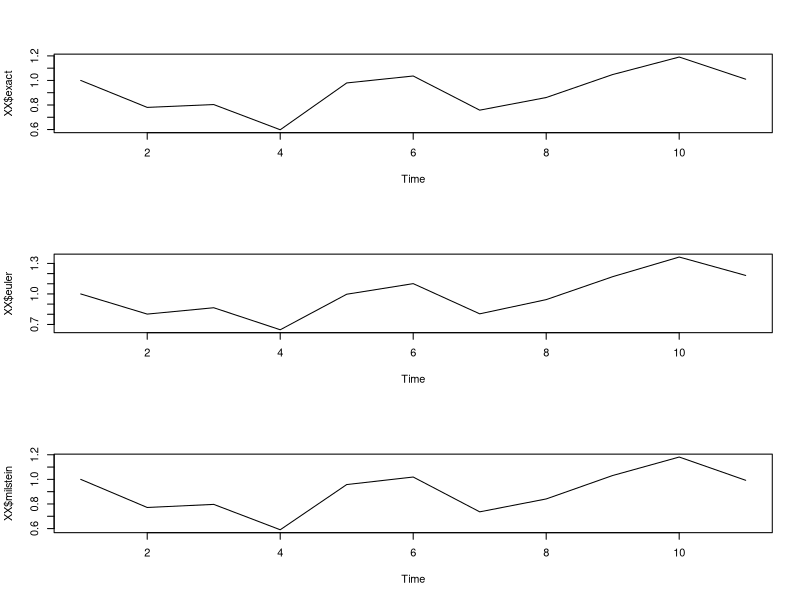
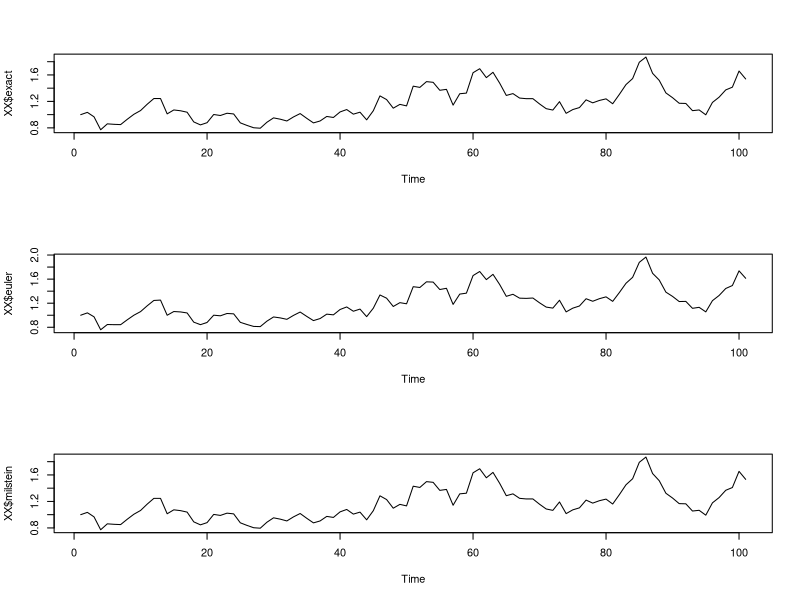
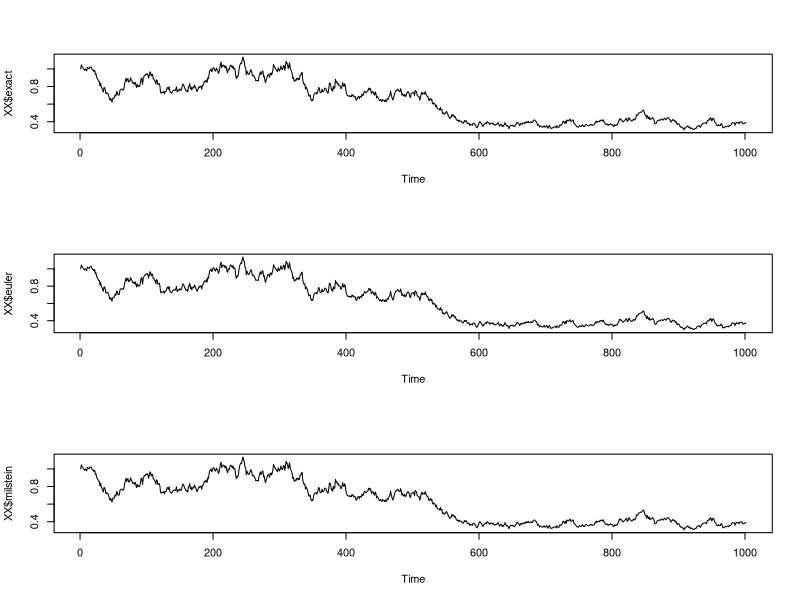
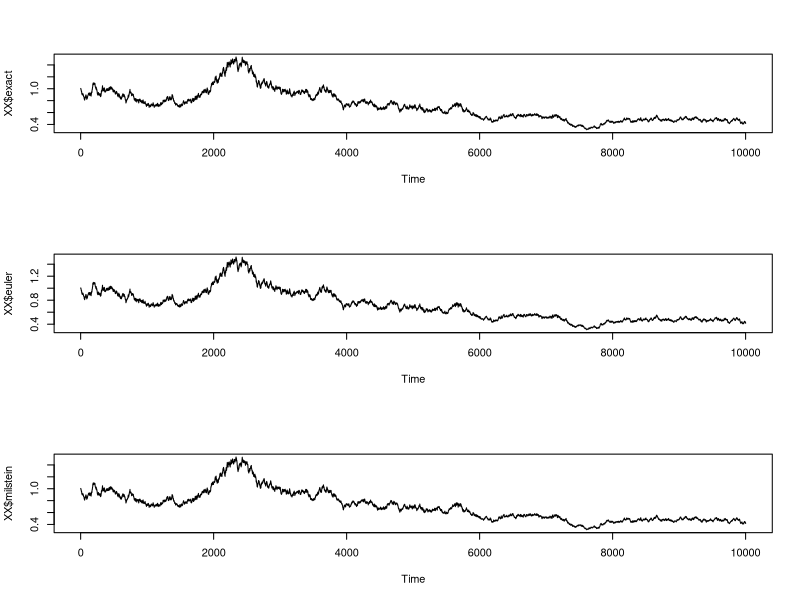
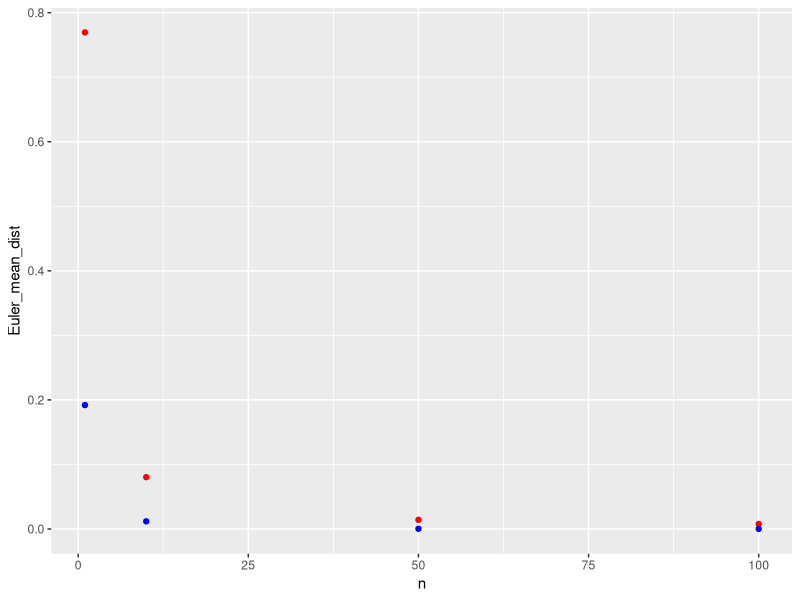
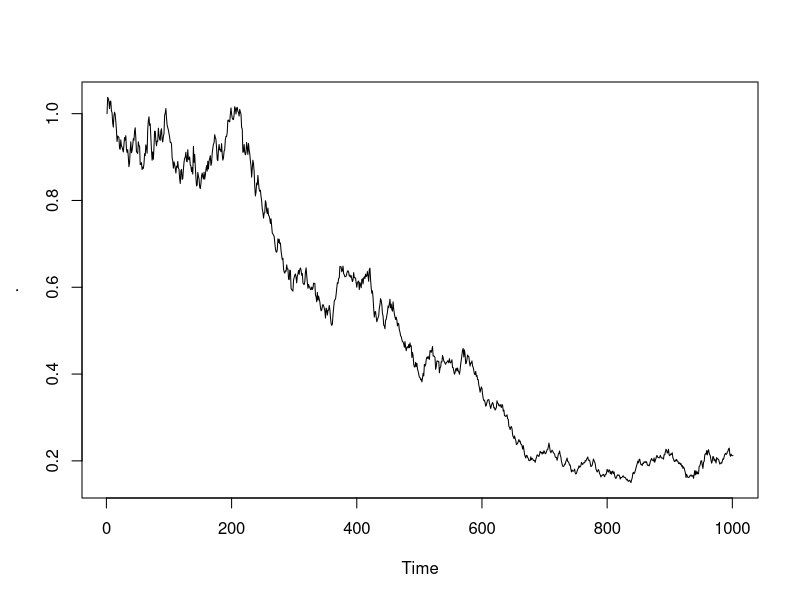

Write the R code that produced these figures, in order. (Note: a time limit stopped this script after it produced the figures.)
## ---- chunk 1
knitr::opts_chunk$set(echo = TRUE)
library(magrittr)
library(tidyverse)
## ---- chunk 2

set.seed(1)


sim_BM <- function(T_, delta) {
  tmesh <- seq(from = 0, to = T_, by = delta)
  N <- length(tmesh)
  step <- delta * T_
  Norm <- rnorm(N)
  B <- c(0, cumsum(sqrt(step) * Norm[-N]))
  output <- data.frame(B = B, Norm = Norm)
  return(output)
}

Z_t <- function(t, B) {
  exp(0.5 * t + B)
}

b <- function(t, X_t) {
  X_t - X_t^2
}

sigma <- function(t, X_t) {
  X_t
}

sigma_dif <- function(t, X_t) {
  1
}

approx_integral_exact_solution_Euler_sol_Milstein_sol <- function(delta, T_ = 1, b, sigma, x_0 = 0, Z_t, sigma_dif) {
  N_n <- ceiling(T_ / delta)
  tmesh <- seq(from = 0, to = T_, by = delta)
  sim_BM_result <- sim_BM(T_, delta)
  B <- sim_BM_result$B
  X <- c(0)
  X_2 <- c(x_0)
  X_3 <- c(x_0)
  step <- delta * T_
  for (k in 2:(N_n + 1)) {
    # Approximate integral
    X[k] <- X[k - 1] + Z_t(tmesh[k], B[k - 1]) * step
    # Euler scheme
    X_2[k] <- X_2[k - 1] + b(tmesh[k], X_2[k - 1]) * step +
      sigma(tmesh[k], X_2[k - 1]) * (B[k] - B[k - 1])
    # Milstein scheme
    X_3[k] <- X_3[k - 1] + b(tmesh[k], X_3[k - 1]) * step + sigma(tmesh[k], X_3[k - 1]) * (B[k] - B[k - 1]) +
      1 / 2 * sigma(tmesh[k - 1], X_3[k - 1]) * sigma_dif(tmesh[k - 1], X_3[k - 1]) * ((B[k] - B[k - 1])^2 - step)
  }

  XX <- Z_t(t = tmesh, B = B) / (1 + X)
  output <- data.frame(
    exact = XX,
    euler = X_2,
    milstein = X_3
  )
  return(output)
}

plot_sde <- function(n) {
  XX <- approx_integral_exact_solution_Euler_sol_Milstein_sol(
    delta = 1 / n,
    T_ = 1,
    b = b,
    sigma = sigma,
    x_0 = 1,
    Z_t = Z_t,
    sigma_dif = sigma_dif
  )
  par(mfrow = c(3, 1))
  plot.ts(XX$exact)
  plot.ts(XX$euler)
  plot.ts(XX$milstein)
  par(mfrow = c(1, 1))
}


plot_sde(10)
plot_sde(100)
plot_sde(1000)
plot_sde(10000)


# Exercise 6.
afstand_max <- function(a, b) {
  dist <- abs(a - b)^2
  max(dist)
}


MC_estimate_comparison <- function(n, MC_n) {
  MC <- data.frame()

  for (i in 1:MC_n) {
    output <- approx_integral_exact_solution_Euler_sol_Milstein_sol(
      delta = 1 / n,
      T_ = 1,
      b = b,
      sigma = sigma,
      x_0 = 1,
      Z_t = Z_t,
      sigma_dif = sigma_dif
    )
    MC[i, "Euler"] <- afstand_max(output$exact, output$euler)
    MC[i, "Milstein"] <- afstand_max(output$exact, output$milstein)
  }

  output_data <- data.frame(n = n, Euler_mean_dist = mean(MC$Euler), Milstein_mean_dist = mean(MC$Milstein))
  return(output_data)
}

comp_1 <- MC_estimate_comparison(1, 1000)
comp_1
comp_10 <- MC_estimate_comparison(10, 1000)
comp_10
comp_50 <- MC_estimate_comparison(50, 1000)
comp_50
comp_100 <- MC_estimate_comparison(100, 1000)
comp_100

plot_data_mc_est_compa <- bind_rows(comp_1, comp_10, comp_50, comp_100)

ggplot(data = plot_data_mc_est_compa, aes(x = n)) +
  geom_point(aes(y = Euler_mean_dist), color = "red") +
  geom_point(aes(y = Milstein_mean_dist), color = "blue")
## ---- chunk 3

b_V <- function(t, X_t) {
  0.5 - 0.5 * X_t
}

sigma_V <- function(t, X_t) {
  0.4 * sqrt(X_t)
}

b_S <- function(t, X_t) {
  0
}

sigma_S_1 <- function(t, X_t, V_t) {
  sqrt((1 - (-0.7)^2) * V_t) * X_t
}

sigma_S_2 <- function(t, X_t, V_t) {
  X_t * sqrt(V_t) * (-0.7)
}

Euler_scheme <- function(delta, T_ = 1) {
  N_n <- ceiling(T_ / delta)
  tmesh <- seq(from = 0, to = T_, by = delta)
  sim_BM_result_1 <- sim_BM(T_, delta)
  sim_BM_result_2 <- sim_BM(T_, delta)
  B_1 <- sim_BM_result_1$B
  B_2 <- sim_BM_result_2$B
  X <- c(0.3)
  X_2 <- c(1)
  step <- delta * T_
  for (k in 2:(N_n + 1)) {
    # V
    X[k] <- X[k - 1] + b_V(tmesh[k], X[k - 1]) * step +
      sigma_V(tmesh[k], X[k - 1]) * (B_2[k] - B_2[k - 1])
  }

  for (k in 2:(N_n + 1)) {
    X_2[k] <- X_2[k - 1] + b_S(tmesh[k], X_2[k - 1]) * step +
      sigma_S_1(tmesh[k], X_2[k - 1], X[k - 1]) * (B_1[k] - B_1[k - 1]) +
      sigma_S_2(tmesh[k], X_2[k - 1], X[k - 1]) * (B_2[k] - B_2[k - 1])
  }

  return(X_2)
}

Euler_scheme(delta = 1 / 1000, T_ = 1) %>% plot.ts()
data_mean_Euler_scheme <- c()
for (i in 1:10000) {
  data_mean_Euler_scheme[i] <- max(last(Euler_scheme(delta = 1 / 1000, T_ = 1)) - 1, 0)
}
mean(data_mean_Euler_scheme)
